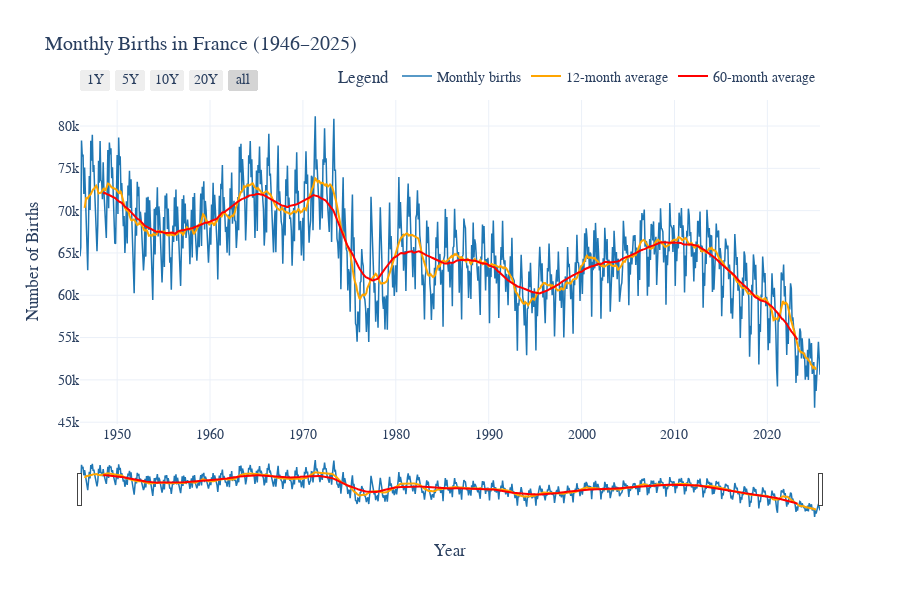

Write notebook code for a chart like this one.
### Code cell
fig = go.Figure()

# Main births curve
fig.add_trace(go.Scatter(
    x=births.index, 
    y=births["Births"],
    mode="lines",
    name="Monthly births",
    line=dict(color=CONFIG["colors"]["births"], width=1.5)
))

# 12-month moving average
fig.add_trace(go.Scatter(
    x=births.index, 
    y=births["MA_12"],
    mode="lines",
    name="12-month average",
    line=dict(color=CONFIG["colors"]["ma_12"], width=2)
))

# 60-month moving average
fig.add_trace(go.Scatter(
    x=births.index, 
    y=births["MA_60"],
    mode="lines",
    name="60-month average",
    line=dict(color=CONFIG["colors"]["ma_60"], width=2)
))

# Layout configuration
fig.update_layout(
    title="Monthly Births in France (1946–2025)",
    xaxis_title="Year",
    yaxis_title="Number of Births",
    template="plotly_white",
    hovermode="x unified",
    font=dict(family="Times New Roman", size=14),
    legend=dict(
        title="Legend",
        orientation="h",
        yanchor="bottom",
        y=1.02,
        xanchor="right",
        x=1
    ),
    height=600
)

# Add interactive range slider and buttons
fig.update_xaxes(
    rangeslider_visible=True,
    rangeselector=dict(
        buttons=list([
            dict(count=12, label="1Y", step="month", stepmode="backward"),
            dict(count=60, label="5Y", step="month", stepmode="backward"),
            dict(count=120, label="10Y", step="month", stepmode="backward"),
            dict(count=240, label="20Y", step="month", stepmode="backward"),
            dict(step="all")
        ])
    )
)

fig.show()

### Figure 1 — Plotly figure (JSON) as saved in the notebook; plotly's stock layout.template omitted (floating-point values rounded to 4 significant figures; data arrays with more than 128 entries replaced by an {"elided": "..."} marker saying what was removed)
{"data": [{"line": {"color": "#1f77b4", "width": 1.5}, "mode": "lines", "name": "Monthly births", "type": "scatter", "x": {"elided": "957 str values"}, "y": {"elided": "957 float values"}}, {"line": {"color": "orange", "width": 2}, "mode": "lines", "name": "12-month average", "type": "scatter", "x": {"elided": "957 str values"}, "y": {"elided": "957 float values"}}, {"line": {"color": "red", "width": 2}, "mode": "lines", "name": "60-month average", "type": "scatter", "x": {"elided": "957 str values"}, "y": {"elided": "957 float values"}}], "layout": {"font": {"family": "Times New Roman", "size": 14}, "height": 600, "hovermode": "x unified", "legend": {"orientation": "h", "title": {"text": "Legend"}, "x": 1, "xanchor": "right", "y": 1.02, "yanchor": "bottom"}, "title": {"text": "Monthly Births in France (1946–2025)"}, "xaxis": {"rangeselector": {"buttons": [{"count": 12, "label": "1Y", "step": "month", "stepmode": "backward"}, {"count": 60, "label": "5Y", "step": "month", "stepmode": "backward"}, {"count": 120, "label": "10Y", "step": "month", "stepmode": "backward"}, {"count": 240, "label": "20Y", "step": "month", "stepmode": "backward"}, {"step": "all"}]}, "rangeslider": {"visible": true}, "title": {"text": "Year"}}, "yaxis": {"title": {"text": "Number of Births"}}}}
